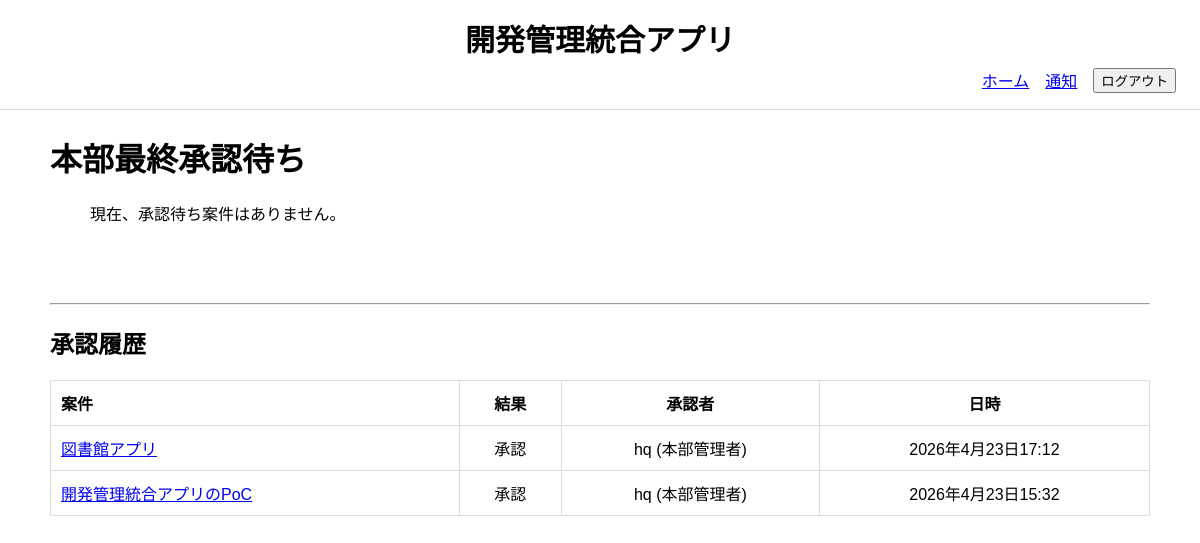
The page /hq/approvals/ (signed in) on the database as committed earlier.
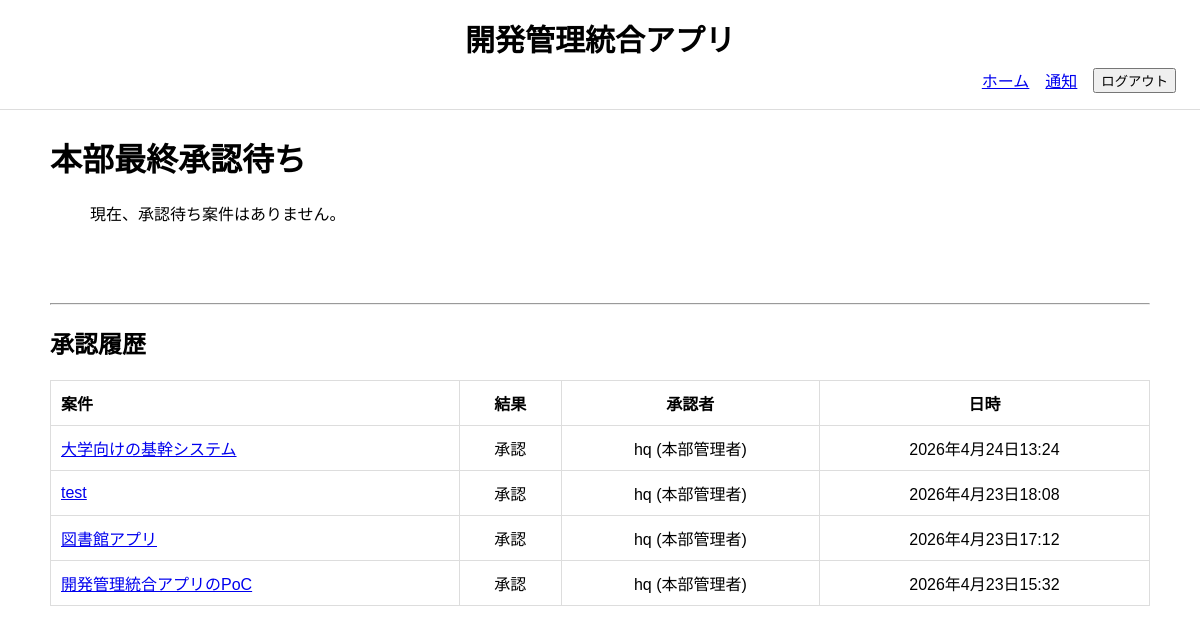
The same page on the database as committed later.
### project_management_app/models.py (models this page shows, shortened)
class Approval(models.Model):
    class Examination(models.TextChoices):
        APPROVED = "approved", "承認"
        REJECTED = "rejected", "却下"
    class ApprovalLevel(models.TextChoices):
        DEPARTMENT = "department", "部門承認"
        HQ = "hq", "本部承認"
    project = models.ForeignKey(
        Project,
        verbose_name="案件",
        on_delete=models.CASCADE,
        related_name="approvals",
    )
    approver = models.ForeignKey(
        CustomUser,
        verbose_name="承認者",
        on_delete=models.PROTECT,
        related_name="approvals",
    )
    level = models.CharField(
        "承認段階",
        max_length=20,
        choices=ApprovalLevel.choices,
    )
    examination = models.CharField(
        "審査",
        max_length=20,
        choices=Examination.choices,
    )
    comment = models.TextField("コメント", null=True, blank=True)
    examined_at = models.DateTimeField("審査日時", default=timezone.now)
    class Meta:
        verbose_name = "承認履歴"
        verbose_name_plural = "承認履歴"
        ordering = ["examined_at"]
        constraints = [
            models.UniqueConstraint(
                fields=["project", "level"],
                name="unique_approval_per_project_level"
            )
        ]

class Project(models.Model):
    class Status(models.TextChoices):
        DRAFT = "draft", "下書き"
        PENDING_MANAGER = "pending_manager", "部門承認待ち"
        PENDING_HQ = "pending_hq", "本部承認待ち"
        APPROVED = "approved", "承認済"
        IN_PROGRESS = "in_progress", "進行中"
        COMPLETED = "completed", "完了"
        REJECTED = "rejected", "却下"
    name = models.CharField("案件名", max_length=200)
    description = models.TextField("目的・概要")
    applicant = models.ForeignKey(
        CustomUser,
        verbose_name="案件担当者",
        on_delete=models.SET_NULL,
        null=True,
        blank=True,
        related_name="applied_projects"
    )
    department = models.ForeignKey(
        Department,
        verbose_name="担当部門",
        on_delete=models.PROTECT,
        related_name="projects",
    )
    estimated_budget = models.DecimalField(
        "予算額", max_digits=12, decimal_places=0
        )
    is_budget_notified = models.BooleanField(default=False)
    progress_rate = models.PositiveIntegerField(
        "全体進捗率",
        default=0,
        validators=[MinValueValidator(0), MaxValueValidator(100)]
    )
    status = models.CharField(
        "ステータス",
        max_length=30,
        choices=Status.choices,
        default=Status.DRAFT
    )
    submitted_at = models.DateField("申請日", null=True, blank=True)
    start_date = models.DateField("開始日", null=True, blank=True)
    due_date = models.DateField("期限", null=True, blank=True)
    approved_at = models.DateField("最終承認日", null=True, blank=True)
    completed_at = models.DateField("完了日", null=True, blank=True)
    created_at = models.DateTimeField("作成日時", auto_now_add=True)
    updated_at = models.DateTimeField("更新日時", auto_now=True)
    class Meta:
        verbose_name = "案件"
        verbose_name_plural = "案件"
        ordering = ["-created_at"]

class CustomUser(AbstractUser):
    class Role(models.TextChoices):
        MEMBER = "member", "タスク担当者"
        APPLICANT = "applicant", "申請者"
        MANAGER = "manager", "部門管理者"
        HQ = "hq", "本部管理者"
    department = models.ForeignKey(
        Department,
        verbose_name="所属部門",
        on_delete=models.PROTECT,
        related_name="users",
        null=True,
        blank=True
    )
    role = models.CharField(
        "ロール",
        max_length=30,
        choices=Role.choices,
        default=Role.APPLICANT
    )
    class Meta:
        verbose_name = "ユーザー"
        verbose_name_plural = "ユーザー"
    def __str__(self):
        return f"{self.username} ({self.get_role_display()})"

### project_management_app/views.py (the view)
# urls.py: path("hq/approvals/", HQApprovalListView.as_view(), name="hq_approval_list"),
class HQApprovalListView(LoginRequiredMixin, ListView):
    model = Project
    template_name = "project_management_app/hq_approval_list.html"
    def get_context_data(self, **kwargs):
        context = super().get_context_data(**kwargs)
        context["pending_projects"] = Project.objects.filter(
            status=Project.Status.PENDING_HQ
        ).select_related(
            "applicant", "department"
        ).order_by("-created_at")
        context["approval_histories"] = Approval.objects.filter(
            level=Approval.ApprovalLevel.HQ
        ).select_related(
            "project", "approver"
        ).order_by("-examined_at")[:20]  # 最新20件
        return context

### project_management_app/context_processors.py (called while the page is built)
def notification_count(request):
    if request.user.is_authenticated:
        count = Notification.objects.filter(
            recipient=request.user,
            is_read=False
        ).count()
    else:
        count = 0
    return {
        "unread_notification_count": count
    }

def pending_approval_count(request):
    if request.user.is_authenticated:
        if request.user.role == "manager":
            count = Project.objects.filter(
                department=request.user.department,
                status=Project.Status.PENDING_MANAGER
            ).count()
        elif request.user.role == "hq":
            count = Project.objects.filter(
                status=Project.Status.PENDING_HQ
            ).count()
        else:
            count = 0
    else:
        count = 0
    return {
        "pending_approval_count": count
    }

### project_management_app/templates/project_management_app/hq_approval_list.html (shortened to what this page needs)
{% extends "project_management_app/base.html" %}
{% block content %}
<h1>本部最終承認待ち</h1>
<ul>
    {% for project in pending_projects %}
        <li>
            <a href="{% url 'project_detail' project.pk %}">
                『{{ project.name }}』
            </a>
            - {{ project.department }} - {{ project.applicant.username }}
            <a href="{% url 'hq_approval' project.pk %}">
                承認
            </a>
        </li>
    {% empty %}
        現在、承認待ち案件はありません。
    {% endfor %}
</ul>
<br><br><br>
<hr>
<h2>承認履歴</h2>
<table>
    <tr>
        <th>案件</th>
        <th>結果</th>
        <th>承認者</th>
        <th>日時</th>
    </tr>
    {% for a in approval_histories %}
    <tr>
        <td>
            <a href="{% url 'project_detail' a.project.pk %}">
                {{ a.project.name }}
            </a>
        </td>
        <td>
            {% if a.examination == a.Examination.APPROVED %}
                承認
            {% else %}
                却下
            {% endif %}
        </td>
        <td>{{ a.approver }}</td>
        <td>{{ a.examined_at }}</td>
    </tr>
    {% endfor %}
</table>
{% endblock %}

Rows that differ between the two databases and show on the page:
added Approval: project.name "大学向けの基幹システム", examination "承認", approver "hq (本部管理者)", examined_at "2026年4月24日13:24"
added Approval: project.name "test", examination "承認", approver "hq (本部管理者)", examined_at "2026年4月23日18:08"
